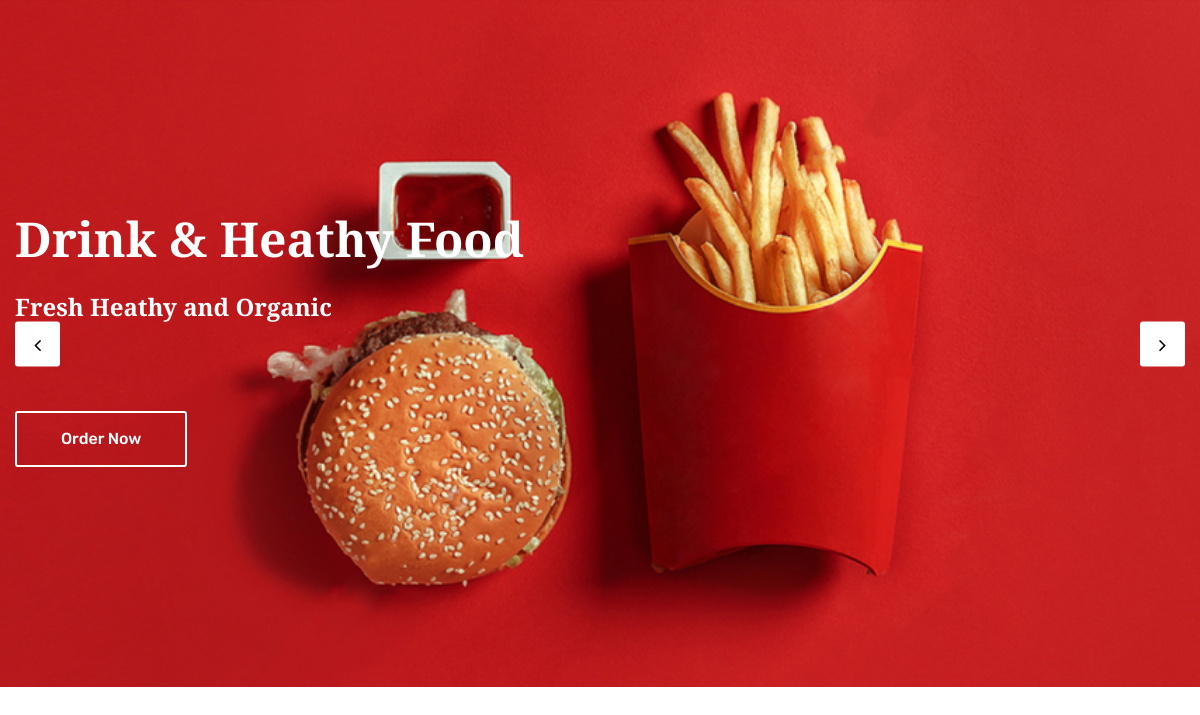
The page / on the database its author committed.
### tables this page shows
CREATE TABLE `banner` (
  `id` int(11) NOT NULL,
  `image` varchar(100) NOT NULL,
  `heading` varchar(500) NOT NULL,
  `sub_heading` varchar(500) NOT NULL,
  `link` varchar(100) NOT NULL,
  `link_txt` varchar(100) NOT NULL,
  `order_number` int(11) NOT NULL,
  `added_on` datetime NOT NULL,
  `status` int(11) NOT NULL
);

### index.php (the view, shortened to what this page needs)
<?php
include('database.inc.php');
?>
<!doctype html>
<html class="no-js" lang="zxx">
<head>
        <link rel="stylesheet" href="assets/css/bootstrap.min.css">
        <link rel="stylesheet" href="assets/css/animate.css">
        <link rel="stylesheet" href="assets/css/owl.carousel.min.css">
        <link rel="stylesheet" href="assets/css/font-awesome.min.css">
        <link rel="stylesheet" href="assets/css/style.css">
        <link rel="stylesheet" href="assets/css/responsive.css">
    </head>
    <body>
        <div class="slider-area">
            <div class="slider-active owl-dot-style owl-carousel">
                <?php
				$banner_res=mysqli_query($con,"select * from banner where status='1' order by order_number");
				while($banner_row=mysqli_fetch_assoc($banner_res)){
				?>
				<div class="single-slider pt-210 pb-220 bg-img" style="background-image:url(<?php echo SITE_BANNER_IMAGE.$banner_row['image']?>);">
                    <div class="container">
                        <div class="slider-content slider-animated-1">
                            <h1 class="animated"><?php echo $banner_row['heading']?></h1>
                            <h3 class="animated"><?php echo $banner_row['sub_heading']?></h3>
                            <div class="slider-btn mt-90">
                                <a class="animated" href="<?php echo $banner_row['link']?>"><?php echo $banner_row['link_txt']?></a>
                            </div>
                        </div>
                    </div>
                </div>
				<?php } ?>
            </div>
        </div>
    </body>
</html>

### rows shown on the page
banner: image (picture), heading "Drink & Heathy Food", sub_heading "Fresh Heathy and Organic", link_txt "Order Now"
